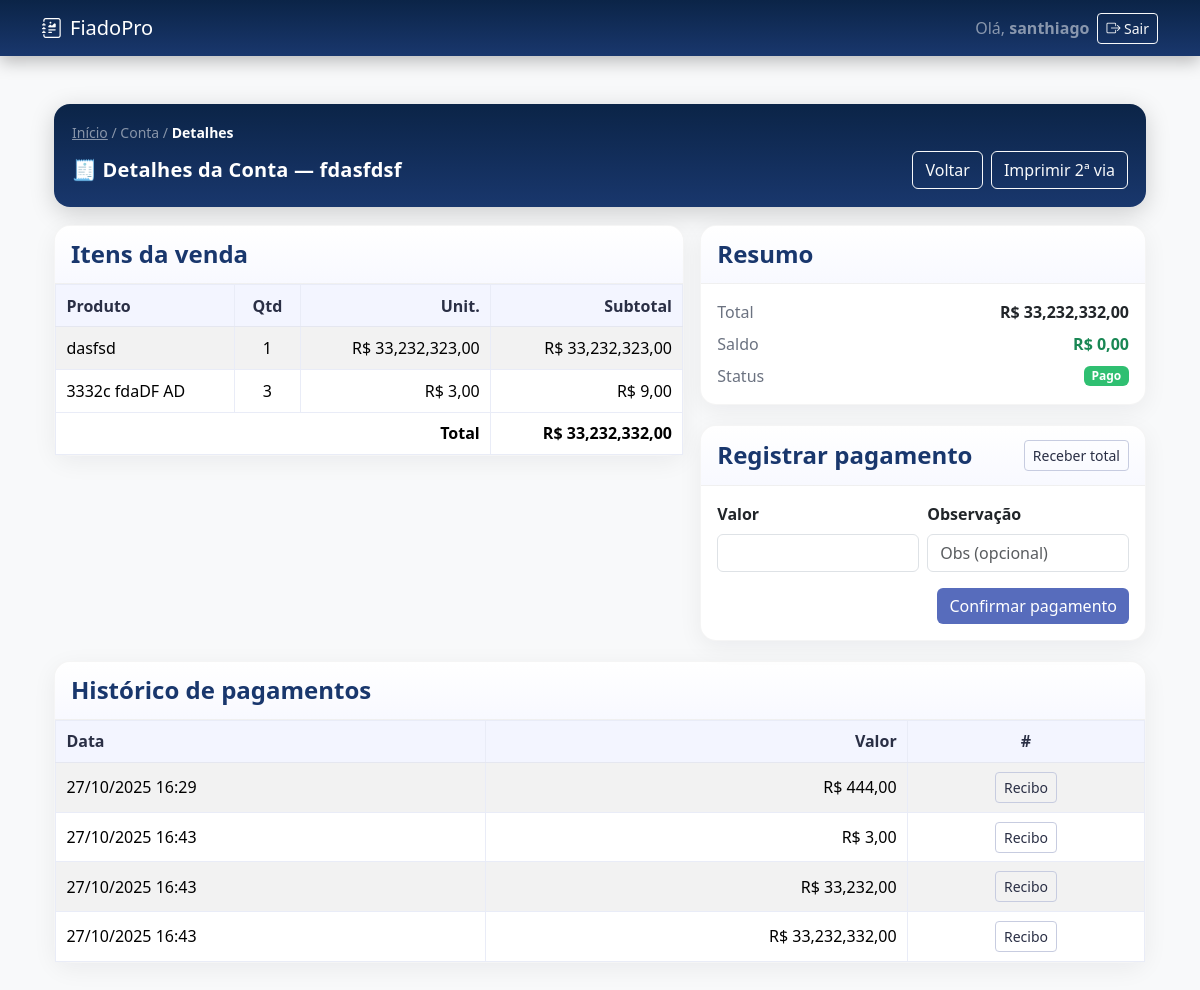
/conta/11/ (signed in), run on the app's committed database.
### carteira/models.py (models this page shows, shortened)
class ContaCarteira(models.Model):
    STATUS_CHOICES = (
        ("EM_ABERTO", "Em aberto"),
        ("PAGO", "Pago"),
        ("ATRASO", "Em atraso"),
    )
    owner = models.ForeignKey(User, on_delete=models.CASCADE, related_name="contas_carteira")
    cliente = models.ForeignKey(Cliente, on_delete=models.PROTECT, related_name="contas")
    criado_em = models.DateField(default=timezone.now)
    vencimento = models.DateField(null=True, blank=True)
    total = models.DecimalField(max_digits=12, decimal_places=2, default=0)
    saldo = models.DecimalField(max_digits=12, decimal_places=2, default=0)
    status = models.CharField(max_length=12, choices=STATUS_CHOICES, default="EM_ABERTO")
    is_deleted = models.BooleanField(default=False)
    deleted_at = models.DateTimeField(null=True, blank=True)
    deleted_reason = models.CharField(max_length=255, blank=True)
    deleted_by = models.ForeignKey(
        User, null=True, blank=True, on_delete=models.SET_NULL, related_name="contas_carteira_excluidas"
    )
    class Meta:
        ordering = ["-criado_em", "-id"]

class Cliente(models.Model):
    nome = models.CharField(max_length=150)
    cpf = models.CharField(max_length=14, blank=True)
    telefone = models.CharField(max_length=20, blank=True)

class ItemVenda(models.Model):
    conta = models.ForeignKey(ContaCarteira, on_delete=models.CASCADE, related_name="itens")
    produto = models.CharField(max_length=120)
    quantidade = models.PositiveIntegerField(validators=[MinValueValidator(1)])
    valor_unit = models.DecimalField(max_digits=10, decimal_places=2, validators=[MinValueValidator(0)])
    def subtotal(self):
        return self.quantidade * self.valor_unit

class Pagamento(models.Model):
    conta = models.ForeignKey(ContaCarteira, on_delete=models.CASCADE, related_name="pagamentos")
    data = models.DateTimeField(default=timezone.now)
    valor = models.DecimalField(max_digits=12, decimal_places=2, validators=[MinValueValidator(0.01)])
    observacao = models.CharField(max_length=200, blank=True)

### carteira/views.py (the view)
# urls.py: path("conta/<int:conta_id>/", views.conta_detalhe, name="conta"),
@login_required
def conta_detalhe(request, conta_id):
    conta = _get_conta_or_404(request.user, conta_id)
    pgform = PagamentoForm()
    del_form = DeleteConfirmForm()
    return render(request, "carteira/conta_detalhe.html", {"conta": conta, "pgform": pgform, "del_form": del_form})

### carteira/forms.py
class PagamentoForm(forms.ModelForm):
    class Meta:
        model = Pagamento
        fields = ["valor", "observacao"]
        widgets = {
            "valor": forms.NumberInput(attrs={"class": "form-control", "step": "0.01", "min": "0.01"}),
            "observacao": forms.TextInput(attrs={"class": "form-control", "placeholder": "Obs (opcional)"}),
        }

class DeleteConfirmForm(forms.Form):
    motivo = forms.CharField(
        label="Motivo da exclusão",
        max_length=255,
        widget=forms.TextInput(attrs={"class": "form-control", "placeholder": "Informe o motivo"}),
    )
    senha = forms.CharField(
        label="Sua senha",
        widget=forms.PasswordInput(attrs={"class": "form-control", "placeholder": "Confirme sua senha"}),
    )

### carteira/views.py (called while the page is built)
def _get_conta_or_404(user, conta_id, include_deleted=False):
    qs = ContaCarteira.objects.filter(owner=user).select_related("cliente")
    if not include_deleted:
        qs = qs.filter(is_deleted=False)
    return get_object_or_404(qs, pk=conta_id)

### carteira/templates/carteira/conta_detalhe.html (shortened to what this page needs)
{% extends "carteira/base.html" %}
{% load static %}
{% load humanize %}
{% block content %}
<div class="container py-4">
  <div class="dashboard-hero">
    <div class="d-flex flex-column gap-2">
      <nav class="small">
        <a class="text-white-50" href="{% url 'carteira:dashboard' %}">Início</a>
        <span class="text-white-50">/</span>
        <span class="text-white-50">Conta</span>
        <span class="text-white-50">/</span>
        <span class="text-white fw-semibold">Detalhes</span>
      </nav>
      <div class="d-flex flex-column flex-lg-row justify-content-between align-items-lg-center gap-2">
        <h5 class="title mb-0">🧾 Detalhes da Conta — {{ conta.cliente.nome }}</h5>
        <div class="top-actions d-flex gap-2">
          <a href="{% url 'carteira:dashboard' %}" class="btn btn-outline-light">Voltar</a>
          <a href="{% url 'carteira:recibo_conta' conta.id %}?print=1"
             class="btn btn-outline-light" target="_blank" rel="noopener">
            Imprimir 2ª via
          </a>
        </div>
      </div>
    </div>
  </div>
  <div class="row g-3">
    <div class="col-md-7">
      <div class="section-card">
        <div class="card-header"><h4>Itens da venda</h4></div>
        <div class="card-body">
          <div class="table-wrap">
            <table class="table table-striped table-sm table-bordered table-hover align-middle mb-0">
              <thead>
                <tr>
                  <th>Produto</th>
                  <th class="text-center">Qtd</th>
                  <th class="text-end">Unit.</th>
                  <th class="text-end">Subtotal</th>
                </tr>
              </thead>
              <tbody>
                {% for i in conta.itens.all %}
                <tr>
                  <td>{{ i.produto }}</td>
                  <td class="text-center">{{ i.quantidade }}</td>
                  <td class="text-end">R$ {{ i.valor_unit|floatformat:2|intcomma }}</td>
                  <td class="text-end">R$ {{ i.subtotal|floatformat:2|intcomma }}</td>
                </tr>
                {% empty %}
                <tr><td colspan="4" class="text-center text-muted py-3">Nenhum item lançado</td></tr>
                {% endfor %}
              </tbody>
              <tfoot>
                <tr>
                  <th colspan="3" class="text-end">Total</th>
                  <th class="text-end">R$ {{ conta.total|floatformat:2|intcomma }}</th>
                </tr>
              </tfoot>
            </table>
          </div>
        </div>
      </div>
    </div>
    <div class="col-md-5">
      <div class="section-card">
        <div class="card-header"><h4>Resumo</h4></div>
        <div class="card-body p-3">
          <div class="d-flex justify-content-between mb-2">
            <span class="text-muted">Total</span>
            <strong>R$ {{ conta.total|floatformat:2|intcomma }}</strong>
          </div>
          <div class="d-flex justify-content-between mb-2">
            <span class="text-muted">Saldo</span>
            <strong class="text-{% if conta.saldo > 0 %}danger{% else %}success{% endif %}">
              R$ {{ conta.saldo|floatformat:2|intcomma }}
            </strong>
          </div>
          <div class="d-flex justify-content-between align-items-center">
            <span class="text-muted">Status</span>
            {% if conta.status == 'ATRASO' %}
              <span class="badge bg-danger">Atraso</span>
            {% elif conta.status == 'EM_ABERTO' %}
              <span class="badge bg-warning text-dark">Em aberto</span>
            {% else %}
              <span class="badge bg-success">Pago</span>
            {% endif %}
          </div>
        </div>
      </div>
      <div class="section-card">
        <div class="card-header d-flex justify-content-between align-items-center">
          <h4 class="mb-0">Registrar pagamento</h4>
          <button type="button" id="btn-receber-total" class="btn btn-outline-dark btn-sm">
            Receber total
          </button>
        </div>
        <div class="card-body p-3">
          <form id="formPagar" method="post" action="{% url 'carteira:pagar' conta.id %}">
            <div class="row g-2">
              <div class="col-6">
                <label class="form-label fw-semibold">Valor</label>
                {{ pgform.valor }}
              </div>
              <div class="col-6">
                <label class="form-label fw-semibold">Observação</label>
                {{ pgform.observacao }}
              </div>
            </div>
            <div class="text-end mt-3">
              <button class="btn btn-primary">Confirmar pagamento</button>
            </div>
          </form>
        </div>
      </div>
    </div>
  </div>
  <div class="section-card">
    <div class="card-header"><h4>Histórico de pagamentos</h4></div>
    <div class="card-body">
      <div class="table-wrap">
        <table class="table table-striped table-sm table-bordered table-hover align-middle mb-0">
          <thead>
            <tr>
              <th>Data</th>
              <th class="text-end">Valor</th>
              <th class="text-center">#</th>
            </tr>
          </thead>
          <tbody>
            {% for p in conta.pagamentos.all %}
            <tr>
              <td>{{ p.data|date:'d/m/Y H:i' }}</td>
              <td class="text-end">R$ {{ p.valor|floatformat:2|intcomma }}</td>
              <td class="text-center">
                <a class="btn btn-sm btn-outline-dark"
                   href="{% url 'carteira:recibo_pagamento' p.id %}?print=1"
                   target="_blank" rel="noopener">Recibo</a>
              </td>
            </tr>
            {% empty %}
            <tr><td colspan="3" class="text-center text-muted py-3">Nenhum pagamento registrado</td></tr>
            {% endfor %}
          </tbody>
        </table>
      </div>
    </div>
  </div>
</div>
{% endblock %}

### carteira/templates/carteira/base.html (shortened to what this page needs)
<!doctype html>
<html lang="pt-br">
<head>
  <link href="https://cdn.jsdelivr.net/npm/bootstrap@5.3.3/dist/css/bootstrap.min.css" rel="stylesheet">
  <link href="https://cdn.jsdelivr.net/npm/bootstrap-icons@1.11.3/font/bootstrap-icons.css" rel="stylesheet">
</head>
<body class="bg-light">
  {% load static %}
  <nav class="navbar navbar-expand-lg navbar-dark navbar-fiado sticky-top">
    <div class="container">
      <a class="navbar-brand d-flex align-items-center" href="{% url 'carteira:dashboard' %}">
        <i class="bi bi-journal-richtext me-2"></i> FiadoPro
      </a>
      <div class="collapse navbar-collapse" id="mainNav">
        <div class="d-flex align-items-center gap-2">
          {% if request.user.is_authenticated %}
          <span class="navbar-text d-none d-sm-inline text-white-50">
            Olá, <strong>{{ request.user.username }}</strong>
          </span>
          <form method="post" action="{% url 'logout' %}" class="d-inline">
            <button type="submit" class="btn btn-outline-light btn-sm">
              <i class="bi bi-box-arrow-right"></i> Sair
            </button>
          </form>
          {% endif %}
        </div>
      </div>
    </div>
  </nav>
  <div class="container py-4">
    {% block content %}{% endblock %}
  </div>
</body>
</html>

### carteira/templates/carteira/base.html (style rules this page uses)
:root { --azul-escuro: #0b2447; --azul-medio: #19376d; --azul-claro: #576cbc; --azul-destaque: #a5d7e8; }
.navbar-fiado { background: linear-gradient(180deg, var(--azul-escuro), var(--azul-medio)); box-shadow: 0 6px 16px rgba(0, 0, 0, .25); }
.dashboard-hero { background: linear-gradient(180deg, var(--azul-escuro), var(--azul-medio)); border-radius: 16px; padding: 18px 18px; margin-bottom: 18px; color: #fff; box-shadow: 0 6px 24px rgba(0, 0, 0, .18); }
.dashboard-hero .title { font-weight: 600; letter-spacing: .2px; }
.section-card { border: 1px solid rgba(0, 0, 0, .04); border-radius: 16px; background: #fff; box-shadow: 0 6px 24px rgba(10, 20, 40, .06); margin-bottom: 20px; }
.section-card .card-header { border-bottom: 1px solid rgba(0, 0, 0, .06); background: linear-gradient(180deg, #ffffff, #f8f9ff); border-top-left-radius: 16px; border-top-right-radius: 16px; padding: 14px 16px; }
.section-card .card-header h4 { margin: 0; font-weight: 600; color: var(--azul-medio); }
.section-card .card-body { padding: 0; }
.table-wrap { width: 100%; overflow: auto; }
.table thead th { position: sticky; top: 0; background: #f3f5ff; z-index: 1; font-weight: 600; color: #2a2f45; border-bottom: 1px solid #e5e7f0 !important; }
.table.table-sm td, .table.table-sm th { padding: .55rem .65rem; }
.table-bordered> :not(caption)>* { border-color: #e9ecf7; }
.table td.text-end, .table th.text-end { text-align: right; }
.badge-success, .bg-success { background-color: #2fbf71 !important; }
.btn-primary { background: var(--azul-claro); border: 0; }
.btn-outline-dark { border-color: #c7cce0; color: #2a2f45; }
.text-muted { color: #6b7280 !important; }

### data on the page
ContaCarteira: cliente.nome "fdasfdsf", total "33,232,332,00", saldo "0,00"
ItemVenda: produto "dasfsd", quantidade "1", valor_unit "33,232,323,00", subtotal "33,232,323,00"
ItemVenda: produto "3332c fdaDF AD", quantidade "3", valor_unit "3,00", subtotal "9,00"
Pagamento: data "27/10/2025 16:29", valor "444,00"
Pagamento: data "27/10/2025 16:43", valor "3,00"
Pagamento: data "27/10/2025 16:43", valor "33,232,00"
Pagamento: data "27/10/2025 16:43", valor "33,232,332,00"

### other printed values
{{ request.user.username }} "santhiago"
